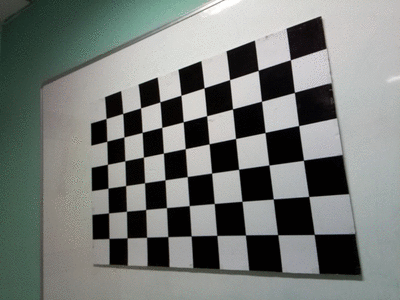
#> input picture calibration/images/frame0001.png, 400 x 300 px
$ python subpixels.py
#> lines starting #> are read from the running program, lines starting #| are printed output that depends on the picture; after the words box and inside, x2 and y2 are one past the last pixel; in counts of white or black regions, pixels touching at a corner belong together
import numpy as np
import cv2

# Load the image and convert to grayscale
img = cv2.imread('./images/frame0001.png')
#> img is the input picture: shape (300, 400, 3); mean B, G, R 118.1, 121.5, 117.5
gray = cv2.cvtColor(img,cv2.COLOR_BGR2GRAY)
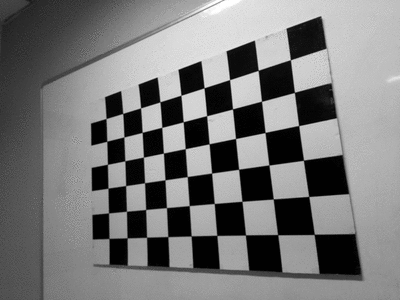
#> gray: shape (300, 400); min 1, max 254, mean 119.9

# find Harris corners as we did in the previous blog
gray = np.float32(gray)
dst = cv2.cornerHarris(gray,2,3,0.04)
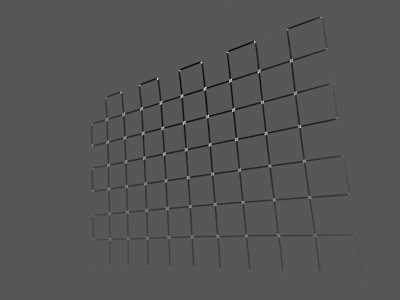
#> dst: shape (300, 400) float32; min -45984840, max 87611360, mean -827821; drawn with min black and max white
dst = cv2.dilate(dst,None)
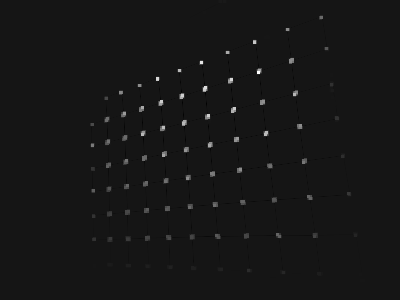
#> dst: shape (300, 400) float32; min -8098500.5, max 87611360, mean 420842.6; drawn with min black and max white
ret, dst = cv2.threshold(dst,0.01*dst.max(),255,0)
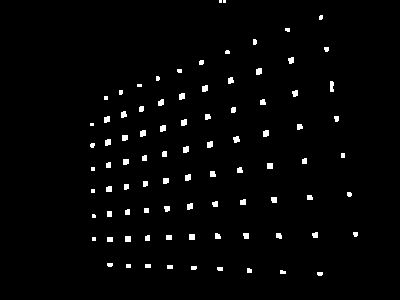
#> dst: shape (300, 400) float32; 2% white; 87 white regions (15 under 20 px), largest, box (x1, y1, x2, y2) and area: (330, 81, 334, 92) 40, (256, 68, 262, 75) 38, (263, 130, 269, 137) 38
#> ret = 876113.6
dst = np.uint8(dst)

# find centroids
ret, labels, stats, centroids = cv2.connectedComponentsWithStats(dst)
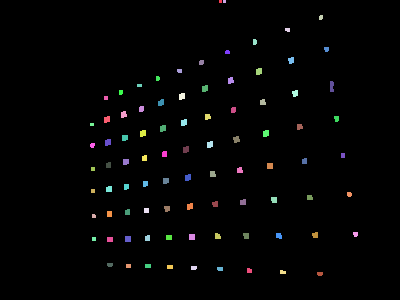
#> labels: shape (300, 400) int32; 88 distinct labels, from 0 to 87; one colour per label, 0 black
#> ret = 88; stats = 88 rows, first 6: [0, 0, 400, 300, 117577], [219, 0, 3, 3, 9], [223, 0, 3, 3, 9], [319, 15, 4, 5, 18], [285, 28, 5, 4, 18], [253, 39, 4, 6, 22]; centroids = 88 pairs, first value 91.5 to 355.1, second value 1 to 273.4

# define the criteria to stop. We stop it after a specified number of iterations
# or a certain accuracy is achieved, whichever occurs first.
criteria = (cv2.TERM_CRITERIA_EPS + cv2.TERM_CRITERIA_MAX_ITER, 100, 0.001)

# Refine the corners using cv2.cornerSubPix()
corners = cv2.cornerSubPix(gray,np.float32(centroids),(5,5),(-1,-1),criteria)
#> corners = 88 pairs, first value 90.58 to 355.5, second value 0.369 to 277.1
print(corners)
#> (printed output is left out)
# To display, first convert the centroids and corners to integer
centroids = np.intp(centroids)
#> centroids = 88 pairs, first value 91 to 355, second value 1 to 273
corners = np.intp(corners)
#> corners = 88 pairs, first value 90 to 355, second value 0 to 277


# then i have used red color to mark Harris Corners
# and green color to mark refined corners
img[centroids[:,1], centroids[:,0]]=[0,0,255]
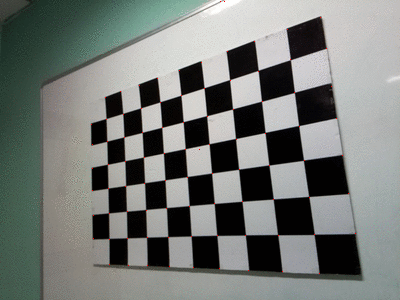
#> img: shape (300, 400, 3); 0.07% of pixels changed, all inside (x1, y1, x2, y2) = (91, 1, 356, 274)
img[corners[:,1], corners[:,0]] = [0,255,0]
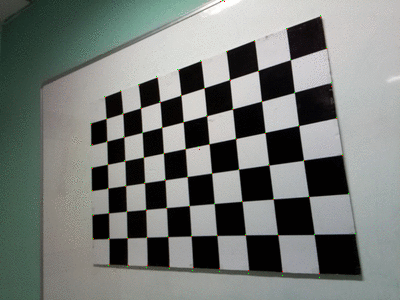
#> img: shape (300, 400, 3); 0.07% of pixels changed, all inside (x1, y1, x2, y2) = (90, 0, 356, 278)

# Write the image at the desired location
cv2.imwrite('./subpixels.png',img)
cv2.imshow('img',img)
cv2.waitKey(0)

$ run again, with calibration/images/frame0000.png copied over calibration/images/frame0001.png
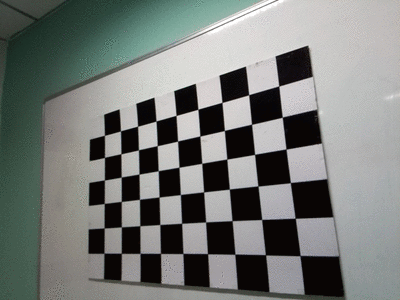
#> input picture calibration/images/frame0000.png, 400 x 300 px
#> img is the input picture: shape (300, 400, 3); mean B, G, R 119.7, 122.6, 119
#> `ret, dst = cv2.threshold(dst,0.01*dst.max(),255,0)`:
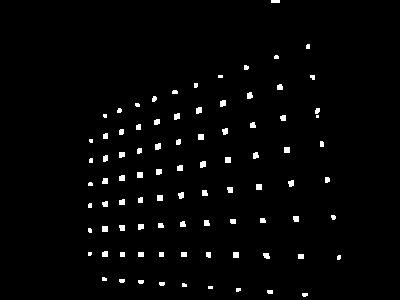
#> dst: shape (300, 400) float32; 2% white; 87 white regions (18 under 20 px), largest, box (x1, y1, x2, y2) and area: (220, 100, 226, 107) 37, (196, 107, 202, 114) 37, (155, 143, 161, 150) 37
#> `ret, dst = cv2.threshold(dst,0.01*dst.max(),255,0)`: ret = 948510.9
#> labels: shape (300, 400) int32; 88 distinct labels, from 0 to 87
#> `ret, labels, stats, centroids = cv2.connectedComponentsWithStats(dst)`: ret = 88; stats = 88 rows, first 6: [0, 0, 400, 300, 117603], [271, 0, 9, 3, 27], [306, 44, 4, 5, 19], [274, 55, 5, 4, 18], [244, 65, 5, 5, 22], [218, 75, 5, 3, 15]; centroids = 88 pairs, first value 89.4 to 338.5, second value 1 to 294.3
#> `corners = cv2.cornerSubPix(gray,np.float32(centroids),(5,5),(-1,-1),cr..`: corners = 88 pairs, first value 88.02 to 339.2, second value 0.513 to 294.7
#> (printed output is left out)
#> `centroids = np.intp(centroids)`: centroids = 88 pairs, first value 89 to 338, second value 1 to 294
#> `corners = np.intp(corners)`: corners = 88 pairs, first value 88 to 339, second value 0 to 294
#> `img[corners[:,1], corners[:,0]] = [0,255,0]`:
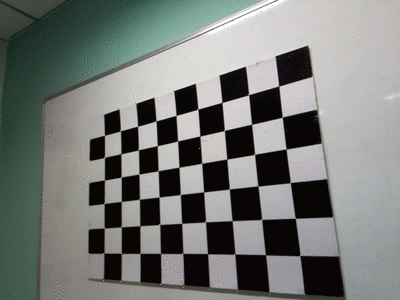
#> img: shape (300, 400, 3); mean B, G, R 119.6, 122.7, 119

$ run again, with calibration/images/frame0002.png copied over calibration/images/frame0001.png
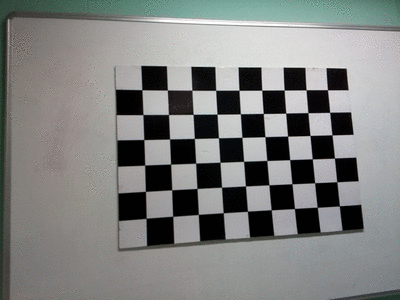
#> input picture calibration/images/frame0002.png, 400 x 300 px
#> img is the input picture: shape (300, 400, 3); mean B, G, R 128.2, 129.7, 128.2
#> `ret, dst = cv2.threshold(dst,0.01*dst.max(),255,0)`:
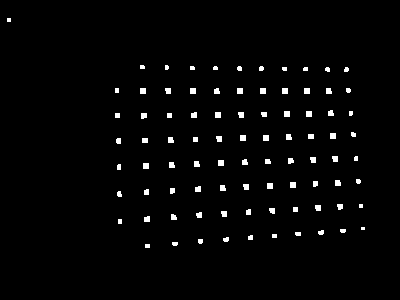
#> dst: shape (300, 400) float32; 2% white; 87 white regions (11 under 20 px), largest, box (x1, y1, x2, y2) and area: (140, 88, 146, 94) 36, (190, 88, 196, 94) 36, (237, 88, 243, 94) 36
#> `ret, dst = cv2.threshold(dst,0.01*dst.max(),255,0)`: ret = 828252
#> labels: shape (300, 400) int32; 88 distinct labels, from 0 to 87
#> `ret, labels, stats, centroids = cv2.connectedComponentsWithStats(dst)`: ret = 88; stats = 88 rows, first 6: [0, 0, 400, 300, 117554], [7, 18, 4, 4, 16], [140, 65, 5, 4, 19], [165, 65, 4, 5, 18], [190, 66, 5, 4, 19], [213, 66, 5, 4, 18]; centroids = 88 pairs, first value 8.5 to 362.5, second value 19.5 to 245.5
#> `corners = cv2.cornerSubPix(gray,np.float32(centroids),(5,5),(-1,-1),cr..`: corners = 88 pairs, first value 7.43 to 363.2, second value 18.36 to 247.2
#> (printed output is left out)
#> `centroids = np.intp(centroids)`: centroids = 88 pairs, first value 8 to 362, second value 19 to 245
#> `corners = np.intp(corners)`: corners = 88 pairs, first value 7 to 363, second value 18 to 247
#> `img[corners[:,1], corners[:,0]] = [0,255,0]`:
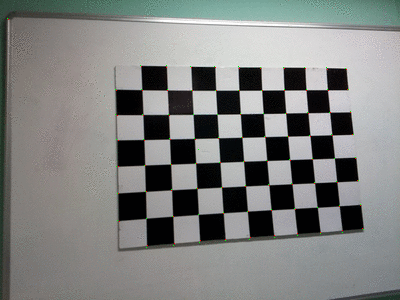
#> img: shape (300, 400, 3); mean B, G, R 128.1, 129.7, 128.2

$ run again, with calibration/images/frame0003.png copied over calibration/images/frame0001.png
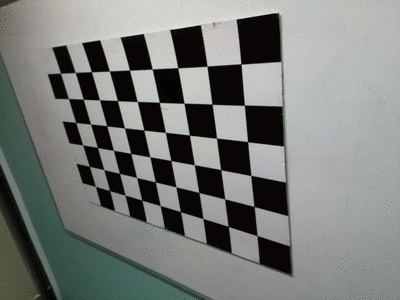
#> input picture calibration/images/frame0003.png, 400 x 300 px
#> img is the input picture: shape (300, 400, 3); mean B, G, R 121.6, 124.4, 121.7
#> `ret, dst = cv2.threshold(dst,0.01*dst.max(),255,0)`: ret = 764609.4
#> labels: shape (300, 400) int32; 88 distinct labels, from 0 to 87
#> `ret, labels, stats, centroids = cv2.connectedComponentsWithStats(dst)`: ret = 88; stats = 88 rows, first 6: [0, 0, 400, 300, 117428], [276, 12, 5, 5, 22], [235, 19, 5, 4, 18], [213, 22, 3, 3, 9], [199, 24, 5, 5, 22], [168, 29, 6, 4, 22]; centroids = 88 pairs, first value 1 to 289.8, second value 14.05 to 295
#> `corners = cv2.cornerSubPix(gray,np.float32(centroids),(5,5),(-1,-1),cr..`: corners = 88 pairs, first value 0.46 to 290.5, second value 12.68 to 294.1
#> (printed output is left out)
#> `centroids = np.intp(centroids)`: centroids = 88 pairs, first value 1 to 289, second value 14 to 295
#> `corners = np.intp(corners)`: corners = 88 pairs, first value 0 to 290, second value 12 to 294
#> `img[corners[:,1], corners[:,0]] = [0,255,0]`:
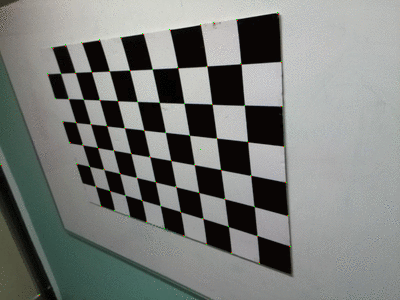
#> img: shape (300, 400, 3); mean B, G, R 121.5, 124.5, 121.7
